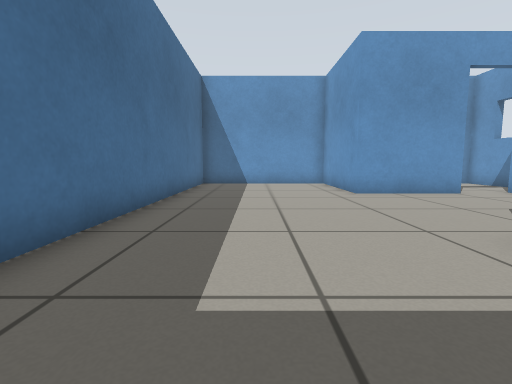
[1] (above)

22 first-person views from a walk through a world built for the Gazebo simulator. The camera is 0.5 m above the floor, tilts 6° down and sees 85° across. The floor is counted in squares, 0.5 m on a side. Each view is taken from the middle of a square. On the plan, view 1 faces up. The plan holds only what a view shows up to about 11 squares ahead; the rest is blank. The place goes on beyond the plan. Gazebo's built-in surfaces are drawn with simple patterns.

[2]
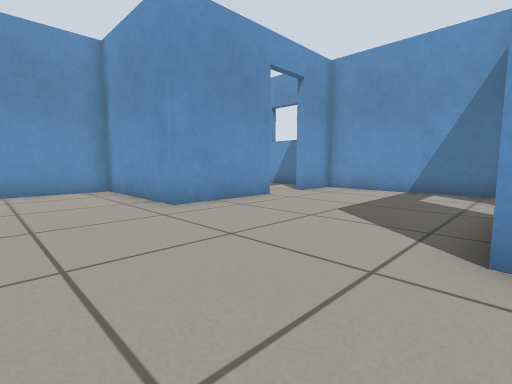

[3]
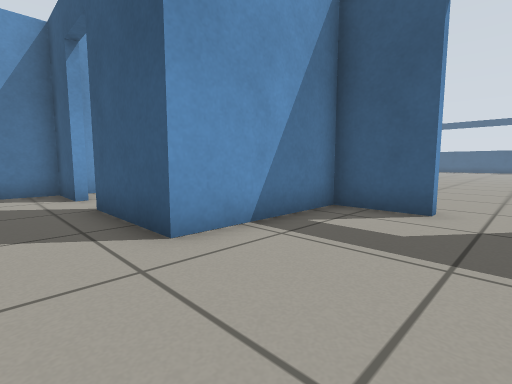

[4]
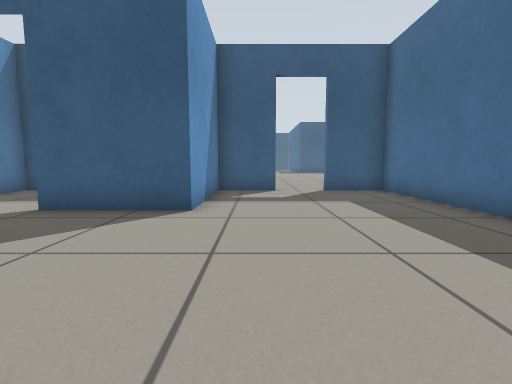

[5]
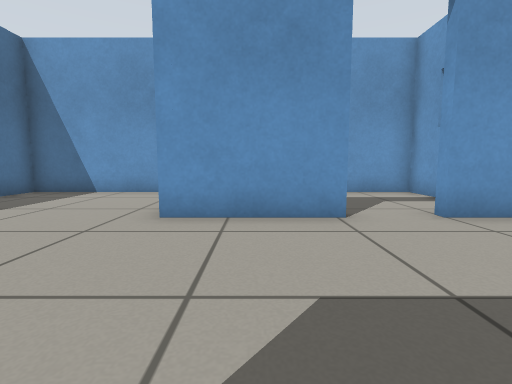

[6]
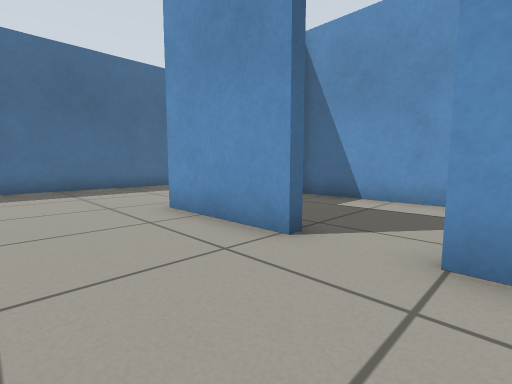

[7]
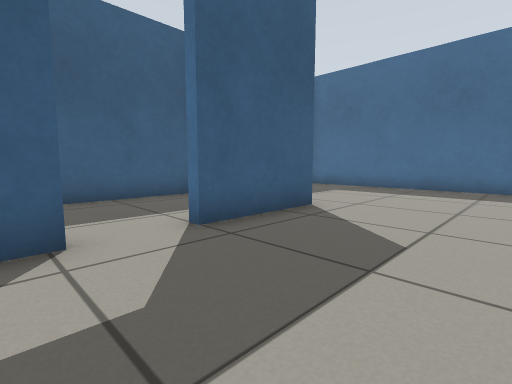

[8]
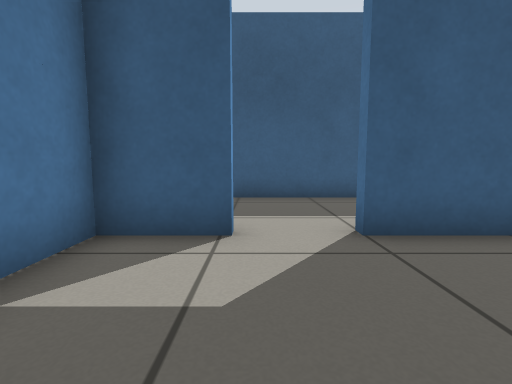

[9]
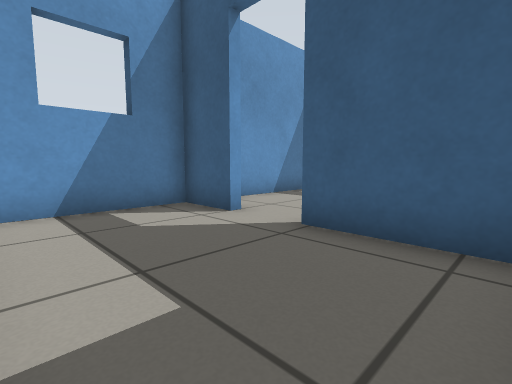

[10]
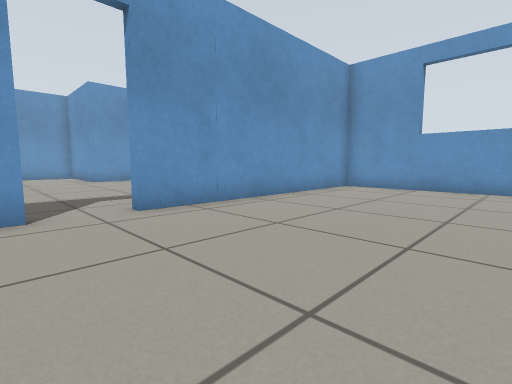

[11]
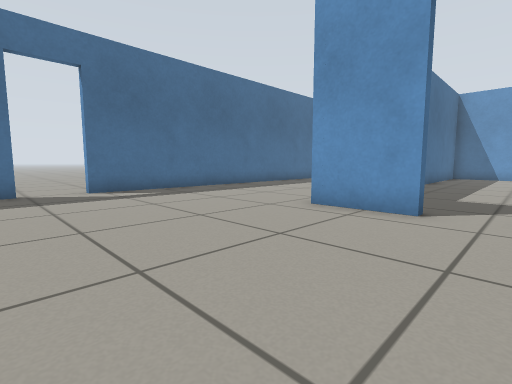

[12]
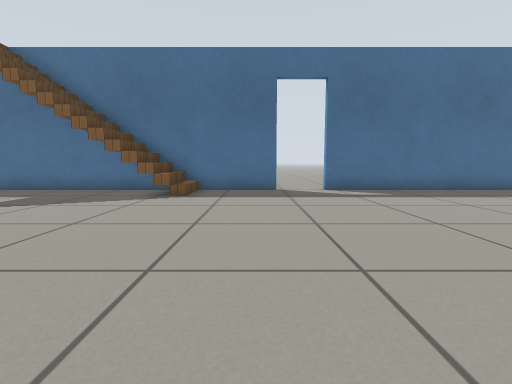

[13]
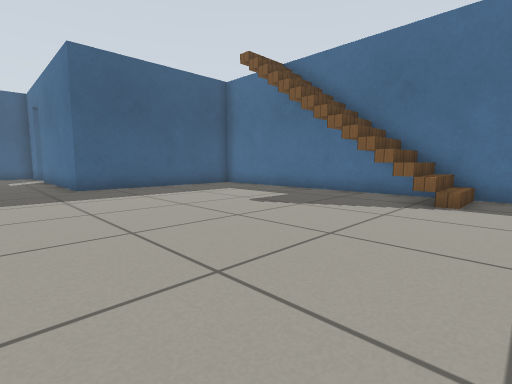

[14]
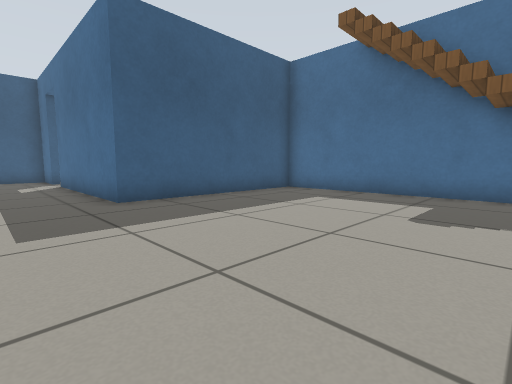

[15]
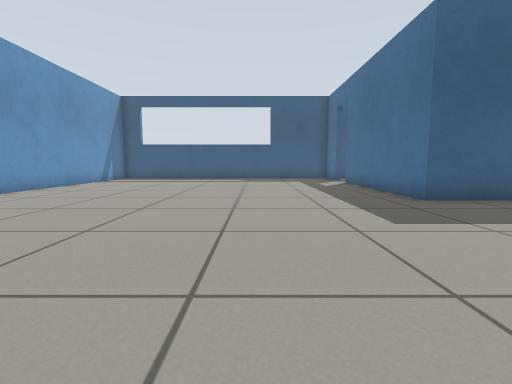

[16]
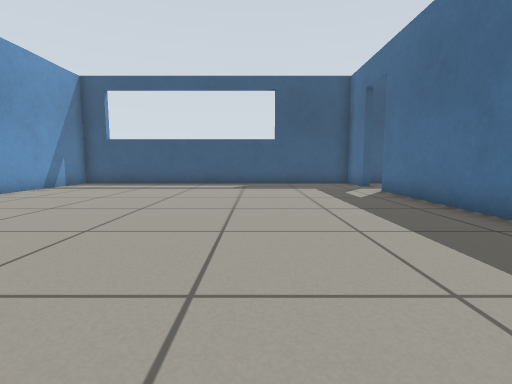

[17]
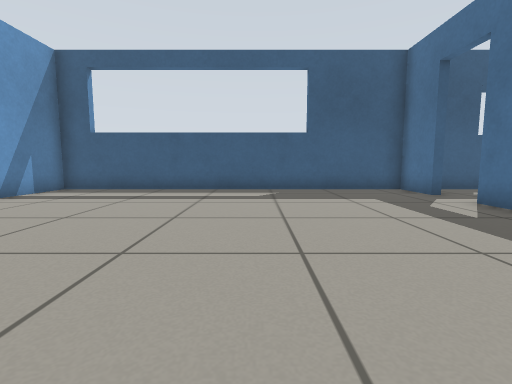

[18]
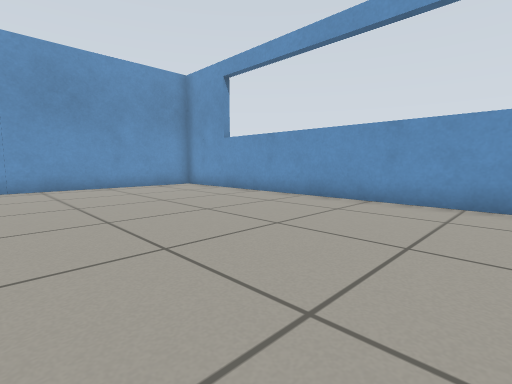

[19]
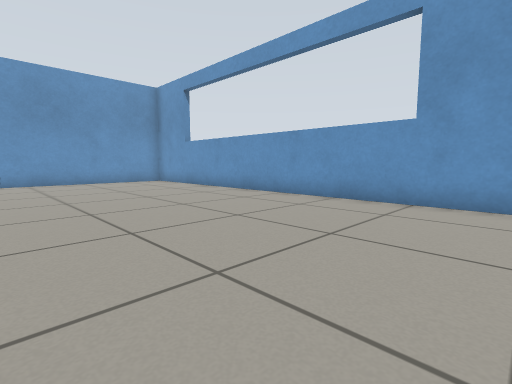

[20]
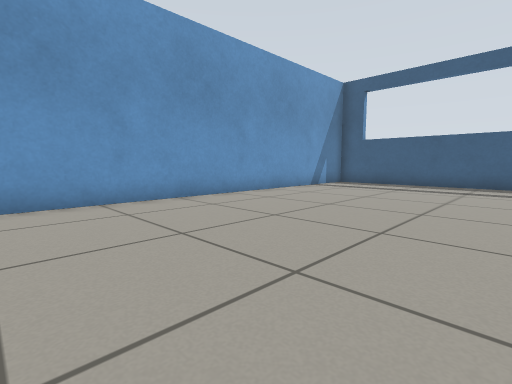

[21]
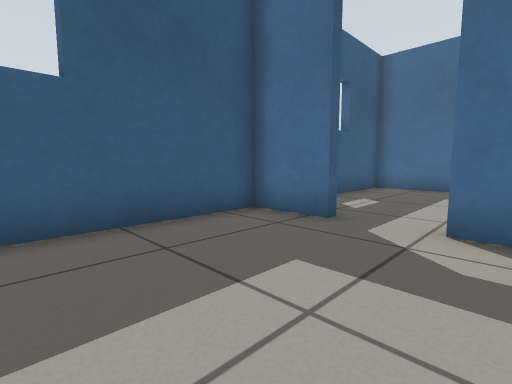

[22]
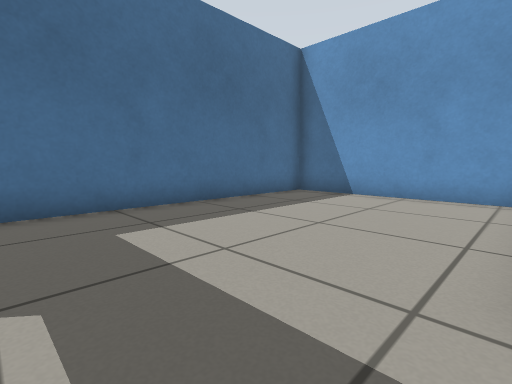

### Floor plan
Points are (right, up) in squares from view 1. A wall is a line through its corners. A room is listed if a view was taken in it or the views show most of it. See-through windows are left out.
Room 1 (views 1, 2, 3, 4, 5, 6, 7, 8)
walls: (6.7, 9) (3.3, 9) (3.3, 13.5) (-2.5, 13.5) (-2.5, -0.9) (-0.5, -0.9); (8.3, 3.2) (10.2, 3.2) (10.2, 9) (8.4, 9); (1.3, -0.9) (3.3, -0.9) (3.3, 3.2) (6.6, 3.2)
ways out: open door at (7.5, 9) to room 2; open door at (0.5, -1) to room 3; open door at (7.5, 3) to room 5
Room 2 (view 9)
walls: (4, 9.3) (6.7, 9.3); (8.4, 9.3) (10.2, 9.3) (10.2, 13.5) (3.6, 13.5)
ways out: open door at (7.5, 9) to room 1
Room 3 (views 10, 11, 12, 13, 14, 15, 16, 17, 18, 19, 20, 21)
walls: (-9.2, -14.4) (-9.2, -18.9); (-0.4, -1.2) (-2.9, -1.2); (-9.2, -6.1) (-9.2, -10.5); (-8.9, -19.2) (-2.5, -19.2) (-2.5, -25.9); (9.3, -1.2) (1.3, -1.2); (-9.2, 2.4) (-9.2, -4.5); (-2.5, -27.5) (-2.5, -29.4) (10.2, -29.4) (10.2, -2.1)
ways out: open door at (0.5, -1) to room 1; open door at (-2.7, -26.7) to room 4; open door at (-9, -5.5)
Room 4 (view 22)
walls: (-3.2, -19.5) (-9.2, -19.5) (-9.2, -29.4) (-3.9, -29.4)
ways out: open door at (-2.7, -26.7) to room 3
Room 5 (no view inside)
walls: (4.1, -0.9) (10.2, -0.9) (10.2, 0.1)
ways out: open door at (7.5, 3) to room 1

Positions as (right, up) in squares from view 1, and headings:
1: (0, 0), facing up
2: (0, 3), facing up-right
3: (0, 5), facing down-right
4: (2, 9), facing down
5: (5, 4), facing up
6: (9, 6), facing up-left
7: (9, 7), facing down-left
8: (8, 7), facing down
9: (4, 13), facing down-right
10: (-1, -7), facing up-right
11: (1, -7), facing up-left
12: (1, -7), facing left
13: (0, -8), facing down-left
14: (0, -12), facing down-left
15: (2, -12), facing down
16: (2, -16), facing down
17: (3, -19), facing down
18: (3, -13), facing up-right
19: (3, -16), facing up-right
20: (3, -16), facing down-right
21: (2, -25), facing down-left
22: (-3, -28), facing up-left
